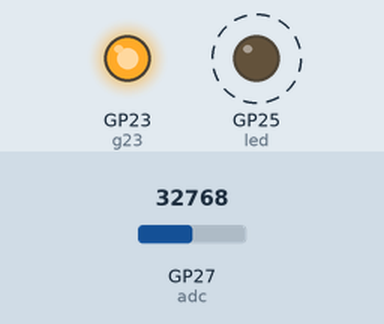
Simulated run of this program. Board: Raspberry Pi Pico running MicroPython. On the bench: output pins drawn as LEDs (lit = HIGH). Dashed ring = blinking. The inputs (shaded band) are chosen by the test bench; at power-on: GP27 (adc) = 32768 (analog values on the 0–65535 scale). WiFi joins after 1.5 s; files the program writes start out absent; web requests get an empty 200 reply after 0.4 s; what the program prints to the serial console is not drawn.

Above: at 2.3 s.
Timing chart, 0 to 6.4 s (numbered marks = the images above):
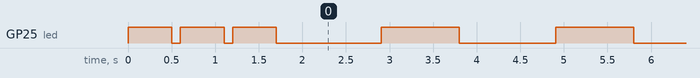

The program:

main.py
```python
from machine import ADC, Pin
import time
import math
import os
import network
import socket
import json
import ubinascii
import urequests
import gc
import math
import array

# Wi-Fi credentials
ssid = 'Warp Gate'
password = 'entaroadun'

port = 80
addr_info = ()
addr = ()

mId = machine.unique_id()
mId = ubinascii.hexlify(mId).decode()

# Ensure the 'log' directory exists
if 'log' not in os.listdir():
    os.mkdir('log')

# Count the number of files in the 'log' directory
log_files = os.listdir('log')
log_count = len(log_files)

# Create a new file with an incremented name
filename = "log/log_{}.txt".format(log_count + 1)

# Open the file once before the loop starts
file = open(filename, "a")

# Initialize ADC (assuming ADC pin is connected to GP26)
adc = ADC(Pin(27))

# Sampling parameters
sampling_rate = 2000  # Hz
sampling_interval = 1 / sampling_rate
num_samples = 2000  # Number of samples to take

# Offset and conversion factors
offset = 0  # ADC offset in count
voltage_conversion_factor = 3.3 / 65535  # Assuming 3.3V reference and 16-bit ADC
current_conversion_factor = 30  # 1V = 30A

led = Pin("LED", machine.Pin.OUT)

g23 = Pin(23, Pin.OUT)
g23.value(1)

# Function to connect to Wi-Fi
def connect_to_wifi():
    wlan = network.WLAN(network.STA_IF)
    wlan.active(True)
    wlan.connect(ssid, password)
    while not wlan.isconnected():
        led.value(1)
        print('Connecting to network...')
        time.sleep(0.5)
        led.value(0)
        time.sleep(0.1)
    print('Network connected:', wlan.ifconfig())
    network.hostname("demoPico01")
    return wlan

def get_peak_value(samples):
    return max(samples)

def get_min_value(samples):
    return min(samples)

def get_average_value(samples):
    return sum(samples) // len(samples)

def sample_ac_signal():
    samples = []
    for _ in range(num_samples):
        adc_value = adc.read_u16()
        samples.append(adc_value)
        time.sleep(sampling_interval)
    return samples


def moving_average(data, window_size):
    smoothed_data = []
    for i in range(len(data) - window_size + 1):
        window = data[i:i + window_size]
        window_average = sum(window) / window_size
        smoothed_data.append(window_average)
    return smoothed_data

try:
    connect_to_wifi()

    while True:
        led.value(0)
        samples = sample_ac_signal()
        led.value(1)

        #print(samples)

        window_size = 25  # Adjust the window size as needed
        smoothed_data = moving_average(samples, window_size)

        peak_read = get_peak_value(samples)
        min_read = get_min_value(samples)
        avg_readRaw = get_average_value(smoothed_data)
        avg_read = avg_readRaw - offset - min_read

        #because we are reading ONLY half sine wave, multiply by 2

        # Convert average ADC reading to voltage and current
        avg_voltage = (avg_read) * voltage_conversion_factor * 2
        avg_current = avg_voltage * current_conversion_factor

        # Store the values in the buffer
        #buffer = ("Peak Read: {}, Min Read: {}, Avg Read: {}, Avg Tension: {:.4f} V, Avg Current: {:.4f} A\n".format(
        #     peak_read, min_read, avg_read, avg_voltage, avg_current))

        data = {
            "Peak": peak_read,
            "Min": min_read,
            "Avg": avg_read,
            "Raw": avg_readRaw,
            "off" : offset,
            "V": round(avg_voltage, 4),
            "A": round(avg_current, 4)
        }

        json_data = json.dumps(data)


        url = f"http://g1.carige.xyz/s2s.php?mId={mId}"

        response = urequests.post(url, data=json_data)


        for line in samples:
            file.write(str(line) + "\n")
        #file.write(samples)
        file.flush()
        print(json_data)
        gc.collect()

        # Sleep before the next round of sampling, 5min is a reasonable value for the boiler
        #time.sleep(300)
finally:
    # Make sure to close the file when done (although in this loop, it will run indefinitely)
    file.close()
```

Measured:
- by itself, GP25 (led): goes LOW 0.10 s, HIGH 0.50 s, LOW 0.10 s, HIGH 0.50 s, 19 × (LOW 1.2 s, HIGH 0.90 s), then LOW
